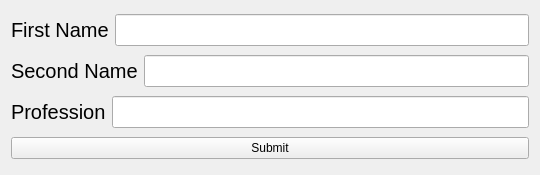
<?xml version="1.0" encoding="UTF-8"?>
<ui version="4.0">
 <class>Widget</class>
 <widget class="QWidget" name="Widget">
  <property name="geometry">
   <rect>
    <x>0</x>
    <y>0</y>
    <width>540</width>
    <height>175</height>
   </rect>
  </property>
  <property name="windowTitle">
   <string>Widget</string>
  </property>
  <layout class="QVBoxLayout" name="verticalLayout">
   <item>
    <layout class="QHBoxLayout" name="horizontalLayout">
     <item>
      <widget class="QLabel" name="label">
       <property name="font">
        <font>
         <pointsize>15</pointsize>
        </font>
       </property>
       <property name="text">
        <string>First Name</string>
       </property>
      </widget>
     </item>
     <item>
      <widget class="QLineEdit" name="firstNameLineEdit">
       <property name="font">
        <font>
         <pointsize>15</pointsize>
        </font>
       </property>
      </widget>
     </item>
    </layout>
   </item>
   <item>
    <layout class="QHBoxLayout" name="horizontalLayout_2">
     <item>
      <widget class="QLabel" name="label_2">
       <property name="font">
        <font>
         <pointsize>15</pointsize>
        </font>
       </property>
       <property name="text">
        <string>Second Name</string>
       </property>
      </widget>
     </item>
     <item>
      <widget class="QLineEdit" name="secondNameLineEdit">
       <property name="font">
        <font>
         <pointsize>15</pointsize>
        </font>
       </property>
      </widget>
     </item>
    </layout>
   </item>
   <item>
    <layout class="QHBoxLayout" name="horizontalLayout_3">
     <item>
      <widget class="QLabel" name="label_3">
       <property name="font">
        <font>
         <pointsize>15</pointsize>
        </font>
       </property>
       <property name="text">
        <string>Profession</string>
       </property>
      </widget>
     </item>
     <item>
      <widget class="QLineEdit" name="professionLineEdit">
       <property name="font">
        <font>
         <pointsize>15</pointsize>
        </font>
       </property>
      </widget>
     </item>
    </layout>
   </item>
   <item>
    <widget class="QPushButton" name="submitButton">
     <property name="text">
      <string>Submit</string>
     </property>
    </widget>
   </item>
  </layout>
 </widget>
 <resources/>
 <connections/>
</ui>
